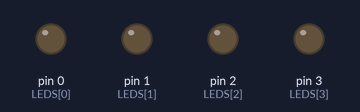
Simulated run of this sketch. Board: Arduino Uno, built with avr-gcc and run on an emulated ATmega328P. On the bench: output pins drawn as LEDs (lit = HIGH).

Above: at 0.1 s.
At 3.11 s:
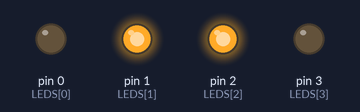
At 8.9 s:
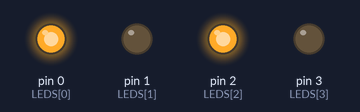
At 19.1 s:
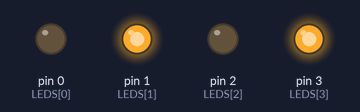
At 27.7 s:
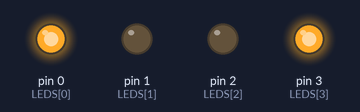
At 38.12 s:
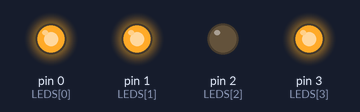
Timing chart, 0 to 40.0 s (numbered marks = the images above):
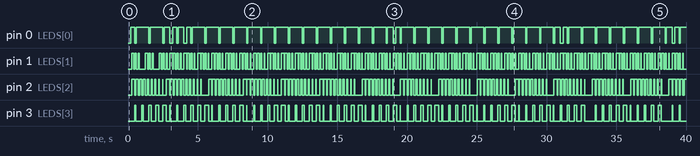

The sketch:

Part_B.ino
```cpp
/*  Title:         CPS310, Lab 2, Part B
 *  Written By:    Sam Dindyal
 *  Date Written:  April 2015
 *  Description:    A small piece of code which toggles 4 LEDs at different rates on and off on an Arduino Uno.
 */

#include <TimedAction.h>

//Global variables
const int LEDS[4] = {0, 1, 2, 3};            //LED locations
const int DELAYS[4] = {500, 200, 250, 275};  //Corresponding LED delays
int led;                                     //Current LED


//Timed actions to turn each LED on
TimedAction led_on[4] = {TimedAction(DELAYS[0], turn_on_LED),
                              TimedAction(DELAYS[1], turn_on_LED),
                              TimedAction(DELAYS[2], turn_on_LED),
                              TimedAction(DELAYS[3], turn_on_LED)};

//Timed actions to turn each LED off
TimedAction led_off[4] = {TimedAction(DELAYS[0], turn_off_LED),
                              TimedAction(DELAYS[1], turn_off_LED),
                              TimedAction(DELAYS[2], turn_off_LED),
                              TimedAction(DELAYS[3], turn_off_LED)};

void setup() {
  //Set initial value of led
  led = 0;

  int i;    //Incremental value

   //Loop through and set the pin mode of all LEDs to on
  for (i = 0; i < 4; i++)
    pinMode(LEDS[i], OUTPUT);
}

void loop() {
  int i;   //Incremental value

  //Loop through and toggle each led while updating the "led" variable
  for (i = 0; i < 4; i++)
  {
    led_on[i].check();
    led = i;
    led_off[i].check();
  }
}

/*  Method Signature:    turn_on_LED()
 *  Description:         Turn on the LED corresponding to the "led" global variable.
 */
void turn_on_LED()
{
   digitalWrite(LEDS[led], HIGH);
}

/*  Method Signature:    turn_off_LED()
 *  Description:         Turn off the LED corresponding to the "led" global variable.
 */
void turn_off_LED()
{
   digitalWrite(LEDS[led], LOW);
}
```

Measured:
- by itself, pin 0 (LEDS[0]): LOW → HIGH at 0.20 s, → LOW 0.30 s later, → HIGH 0.10 s later, → LOW 0.90 s later, … (91 changes in this stretch)
- by itself, pin 1 (LEDS[1]): moves between LOW and HIGH, repeating every 18.0 s
